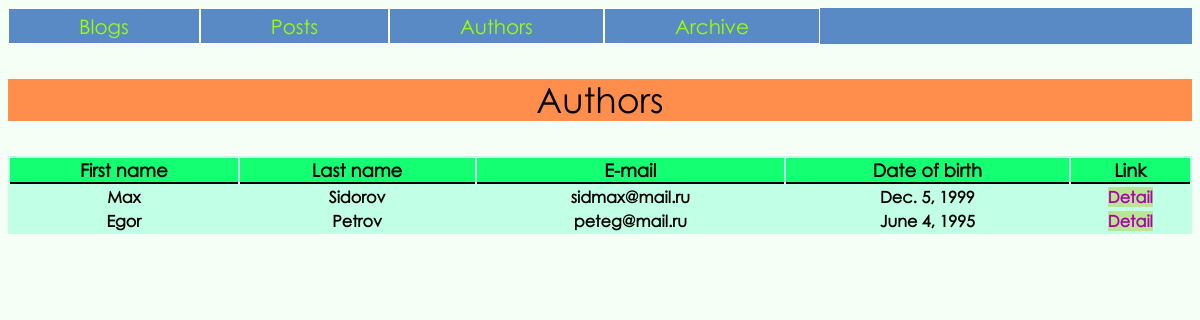
/authors/, run on an earlier commit of the app's database.
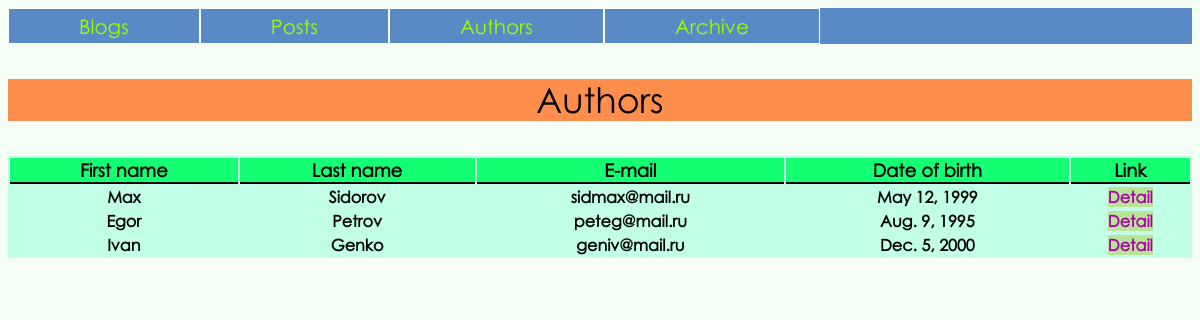
And on a later commit of the database.
### blog/models.py (models this page shows, shortened)
class Author(models.Model):
	first_name = models.CharField('First name', max_length=25)
	last_name = models.CharField('Last name', max_length=35)
	email = models.CharField('Email', max_length=50)
	date_of_birth = models.DateField('Date of birth', max_length=8)

### blog/views.py (the view)
# urls.py: path('authors/', views.get_authors, name='authors'),
def get_authors(request):
	authors = Author.objects.all()
	context = {'authors': authors}
	return render(request, 'blog/author.html', context)

### blog/templates/blog/author.html (shortened to what this page needs)
<!DOCTYPE html>
<html lang="en">
<head>
    {% load staticfiles %}
    <link rel="stylesheet" href="{% static 'blog/content/style.css' %}">
</head>
<body>
<ul class='nav'>
    <li class='nav'><a class='nav' href="{% url 'blog:index-page' %}">Blogs</a></li>
    <li class='nav'><a class='nav' href="{% url 'blog:posts' %}">Posts</a></li>
    <li class='nav'><a class='nav' href="{% url 'blog:authors' %}">Authors</a></li>
    <li class='nav'><a class='nav' href="{% url 'blog:archive' %}">Archive</a></li>
</ul>
<p class='title'>Authors</p>
<div>
	<table>
		<thead>
			<tr>
				<th>First name</th>
				<th>Last name</th>
				<th>E-mail</th>
				<th>Date of birth</th>
				<th>Link</th>
			</tr>
		</thead>
		<tbody>
		{% for author in authors %}
			<tr>
				<th>{{ author.first_name }}</th>
				<th>{{ author.last_name }}</th>
				<th>{{ author.email }}</th>
				<th>{{ author.date_of_birth }}</th>
				<th><a href="{% url 'blog:author' author.id %}">Detail</a></th>
			</tr>
		{% endfor %}
		</tbody>
	</table>
</div>
</body>
</html>

What changed in the data, as far as the page shows it:
changed Author "Max": date_of_birth "Dec. 5, 1999" → "May 12, 1999"
changed Author "Egor": date_of_birth "June 4, 1995" → "Aug. 9, 1995"
added Author: first_name "Ivan", last_name "Genko", email "geniv@mail.ru", date_of_birth "Dec. 5, 2000"
